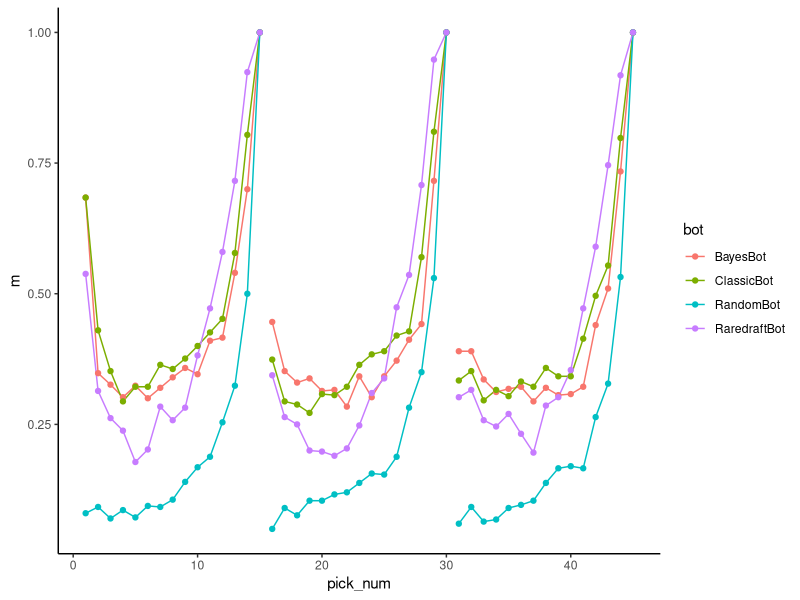

Recreate this plot in R. (Note: this script raises an error after producing the figure.)
library(ggplot2)
library(ggthemes)
library(dplyr)
library(tidyr)

# Sets working directory
#setwd("~/Projects/draftsim/MTG/bots/output_files/") # Henry's computer
setwd("~/Projects/MTG/MTG-git/bots/output_files/") # Arseny's computer

# Loads in data
exact <- read.csv("exact_correct.tsv", sep = "\t")
fuzzy <- read.csv("fuzzy_correct.tsv", sep = "\t")
rank_error <- read.csv("rank_error.tsv", sep = "\t")
card_acc <- read.csv("card_accuracies.tsv", sep = "\t")

# Plots average differences in pick order. Makes sure that no
# lines are drawn between the last pick on one pack and the 
# first pick of the next pack by adding an additional group


# Arseny's version:
dsum <- gather(exact, bot, guess, -c(draft_num,pick_num,human_pick)) %>% 
  group_by(bot,pick_num) %>% summarize(m=mean(guess))
dsum <- dsum %>% mutate(pack=floor((pick_num-1)/15))
ggplot(dsum, aes(pick_num,m,color=bot,group=interaction(pack,bot))) + 
  geom_line()+geom_point()+
  theme_classic()
write.csv(dsum, file = "Henrys_bots_summary.csv")

# Henry's version:
exact_pick_order <- exact %>% 
  group_by(pick_num) %>%
  summarize(random_pick_acc = mean(RandomBot),
            raredraft_pick_acc = mean(RaredraftBot),
            classic_pick_acc = mean(ClassicBot)) %>%
  gather(key = "bot", value = "accuracy", 
         random_pick_acc, raredraft_pick_acc)
exact_pick_order$line_group <- c(rep(1, 15), rep(2, 15), rep(3, 15))

ggplot(exact_pick_order, aes(x = factor(pick_num), y = accuracy, 
                             group = interaction(bot, line_group), 
                             color = bot, shape = bot)) +
  geom_point(size = 3) +
  geom_line() +
  scale_color_manual(name = "Bot", 
                     labels = c("Random", "Raredraft", "Classic"),
                     values = c("Black", "Blue", "Red")) +
  scale_shape_manual(name = "Bot", 
                     labels = c("Random", "Raredraft", "Classic"),
                     values = c(1, 2, 3)) +
  xlab("Pick number") +
  ylab("Average exact accuracy") +
  theme_tufte(base_size = 20) +
  theme(legend.position = c(0.1, 0.9),
        axis.text.x = element_text(angle = 45, size = 14))

#ggsave("pick_order_accuracy.png", width = 10, height = 7)
